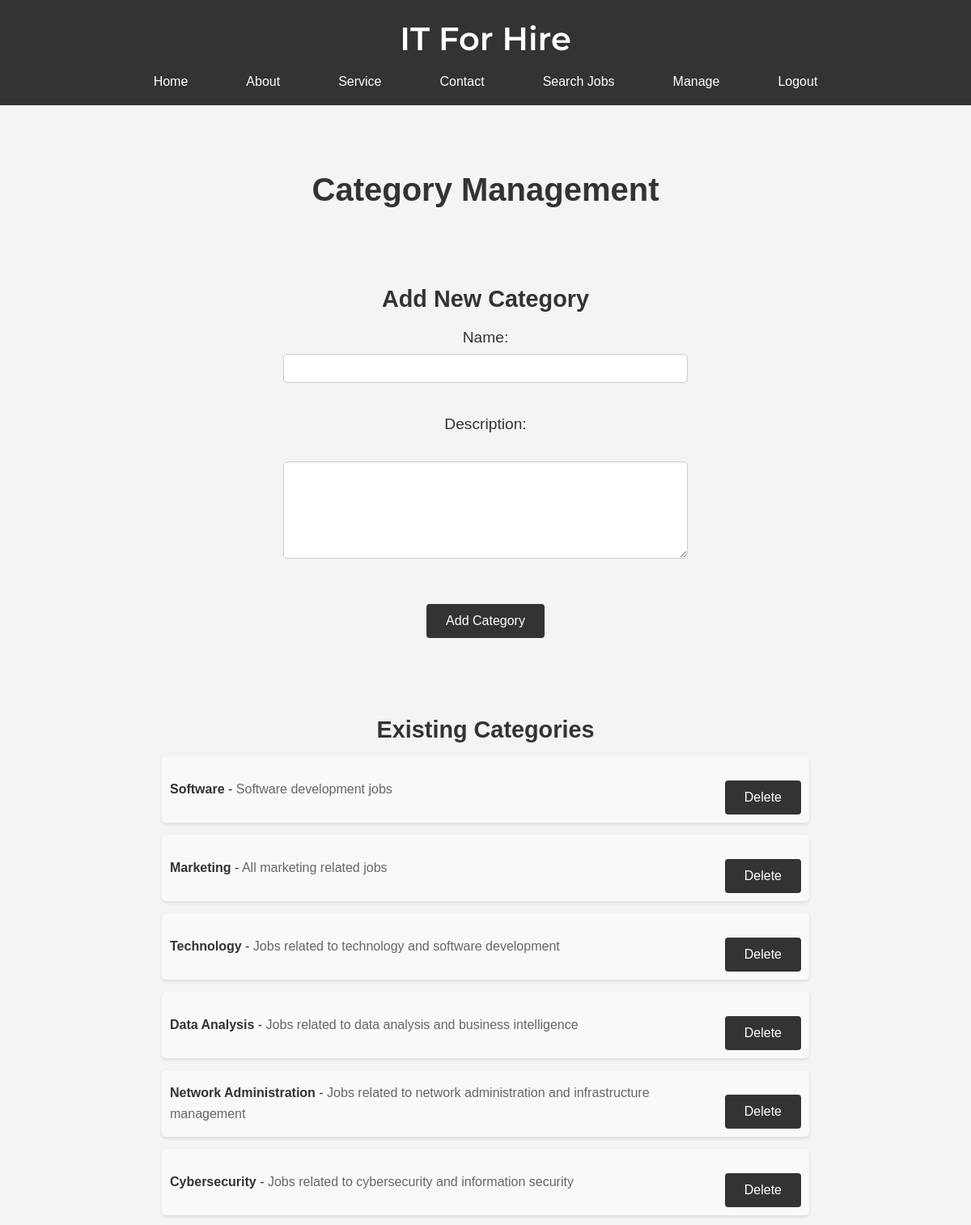
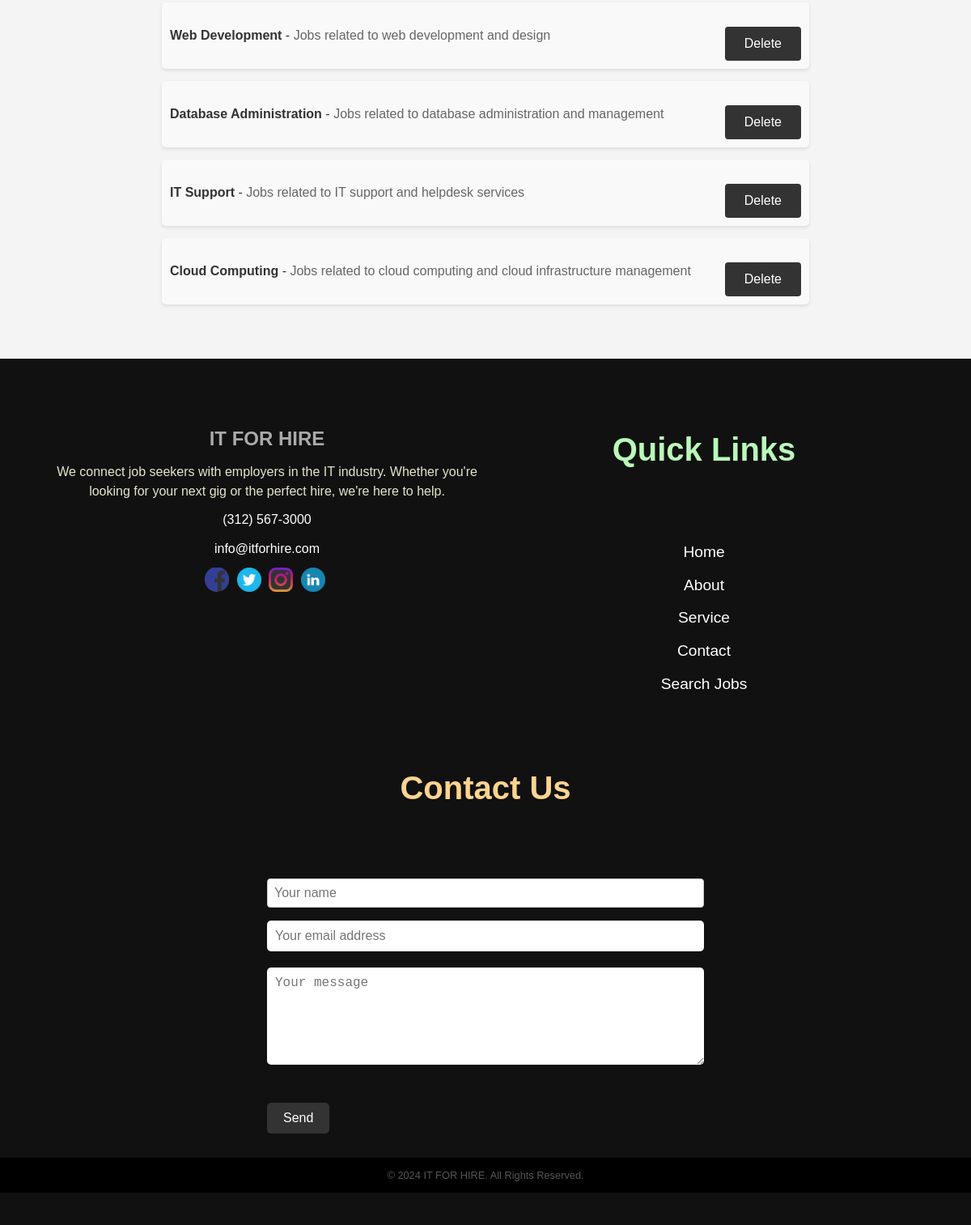
Page /manage_category.php (signed in) on the committed database (2 pictures, top to bottom).
### tables this page shows
CREATE TABLE categories (
    category_id INT AUTO_INCREMENT PRIMARY KEY,
    name VARCHAR(255) NOT NULL,
    description TEXT
);

### manage_category.php (the view, shortened to what this page needs)
<?php
include('header.php');
include('db.php');
$category_query = $conn->prepare("SELECT category_id, name, description FROM categories");
$category_query->execute();
$category_result = $category_query->get_result();
?>
<main>
    <h2 style="text-align: center;">Category Management</h2>
    <div class="add-category" style="max-width: 800px; margin: 0 auto;">
        <h3>Add New Category</h3>
        <form action="" method="post">
            <label for="new_name">Name:</label>
            <input type="text" id="new_name" name="new_name" style="max-width: 500px;" required><br>
            <label for="new_description">Description:</label><br>
            <textarea id="new_description" name="new_description" style="max-width: 500px;"></textarea><br>
            <button type="submit" name="add_category" style="margin-bottom: 40px;">Add Category</button>
        </form>
    </div>
    <div class="existing-categories" style="max-width: 800px; margin: 0 auto;">
        <h3>Existing Categories</h3>
        <ul>
            <?php while ($row = $category_result->fetch_assoc()) : ?>
                <li>
                    <div class="category-info">
                        <span class="category-name"><?php echo $row['name']; ?></span> -
                        <span class="category-description"><?php echo $row['description']; ?></span>
                    </div>
                    <form action="" method="post" class="delete-form">
                        <button type="submit" name="delete_category">Delete</button>
                    </form>
                </li>
            <?php endwhile; ?>
        </ul>
    </div>
</main>
<?php
include('footer.php');
?>

### css/style.css (style rules this page uses)
:root { --header-bg-color: #333; }
body { font-family: Arial, sans-serif; background-color: #c9d0d4; margin: 0 auto; max-width: 1980px; }
main { max-width: 1700px; margin: 0 auto; padding: 0 20px; }
h2 { font-size: 1.8rem; margin-bottom: 20px; color: #333; }
h3 { font-size: 1.5rem; margin-bottom: 10px; color: #333; }
* { margin: 0; padding: 0; box-sizing: border-box; }
body { font-family: 'Montserrat', sans-serif; background-color: #f5f5f5; color: #333; line-height: 1.6; padding: 20px; }

### css/footer.css (style rules this page uses)
.contact-form input[type="email"], .contact-form textarea, form input[type="text"], form input[type="email"], form textarea { width: 100%; padding: 10px; margin-bottom: 20px; border: none; border-radius: 5px; font-size: 1rem; }
.contact-form textarea, form textarea { height: 120px; }
.contact-form button[type="submit"], form button[type="submit"] { display: block; margin-top: 20px; padding: 10px 20px; border: none; border-radius: 5px; background-color: #333; color: #fff; cursor: pointer; transition: background-color 0.2s; font-size: 1rem; }
body { font-family: Arial, sans-serif; line-height: 1.6; margin: 0; padding: 0; background-color: #f4f4f4; }
main { padding: 2rem; }
form label { display: block; margin-bottom: 0.5rem; }
form button[type="submit"] { background-color: #333; color: #fff; border: none; padding: 0.75rem 1.5rem; border-radius: 4px; cursor: pointer; }

### footer.php (style rules this page uses)
form input[type="text"], form input[type="email"], form textarea { width: 100%; padding: 0.5rem; margin-bottom: 1rem; border: 1px solid #ccc; border-radius: 4px; box-sizing: border-box; }

### manage_category.php (style rules this page uses)
h2 { font-size: 2.5rem; text-align: center; margin-bottom: 80px; margin-top: 40px; }
.add-category { margin-bottom: 50px; text-align: center; }
.add-category h3 { font-size: 1.8rem; margin-bottom: 10px; }
.add-category form { margin: 0 auto; display: flex; flex-direction: column; align-items: center; }
.add-category label { font-size: 1.2rem; margin-bottom: 5px; }
.add-category input[type="text"], .add-category textarea { width: 100%; padding: 8px; margin-bottom: 10px; border: 1px solid #ccc; border-radius: 5px; }
.add-category button { padding: 10px 20px; font-size: 1.2rem; background-color: #007bff; color: #fff; border: none; border-radius: 5px; cursor: pointer; transition: background-color 0.3s ease; }
.existing-categories { margin-bottom: 50px; }
.existing-categories h3 { font-size: 1.8rem; margin-bottom: 10px; text-align: center; margin-top: 50px; }
.existing-categories ul { list-style-type: none; padding: 0; }
.existing-categories li { margin-bottom: 15px; padding: 10px; background-color: #f9f9f9; border-radius: 5px; box-shadow: 0 2px 4px rgba(0, 0, 0, 0.1); display: flex; justify-content: space-between; align-items: center; }
.category-info { flex-grow: 1; }
.category-name { font-weight: bold; }
.category-description { color: #666; }
.delete-form { display: inline; }
.delete-form button { padding: 5px 10px; font-size: 1.1rem; background-color: #dc3545; color: #fff; border: none; border-radius: 5px; cursor: pointer; transition: background-color 0.3s ease; }

### rows in the picture
categories: name "Software", description "Software development jobs"
categories: name "Marketing", description "All marketing related jobs"
categories: name "Technology", description "Jobs related to technology and software development"
categories: name "Data Analysis", description "Jobs related to data analysis and business intelligence"
categories: name "Network Administration", description "Jobs related to network administration and infrastructure management"
categories: name "Cybersecurity", description "Jobs related to cybersecurity and information security"
categories: name "Web Development", description "Jobs related to web development and design"
categories: name "Database Administration", description "Jobs related to database administration and management"
categories: name "IT Support", description "Jobs related to IT support and helpdesk services"
categories: name "Cloud Computing", description "Jobs related to cloud computing and cloud infrastructure management"
